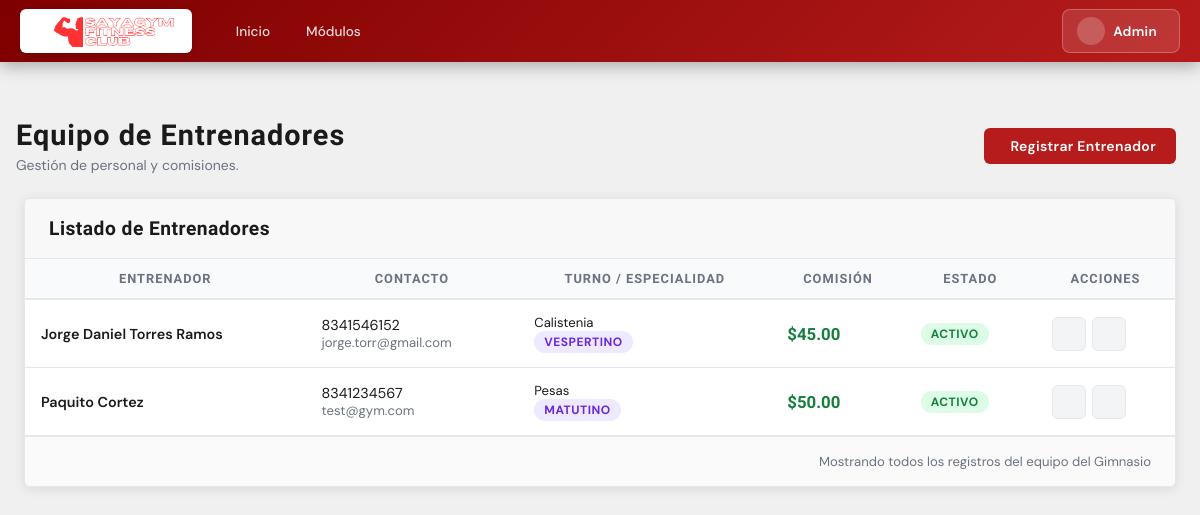
/primeraparte/entrenadores.php, run on an earlier commit of the app's database.
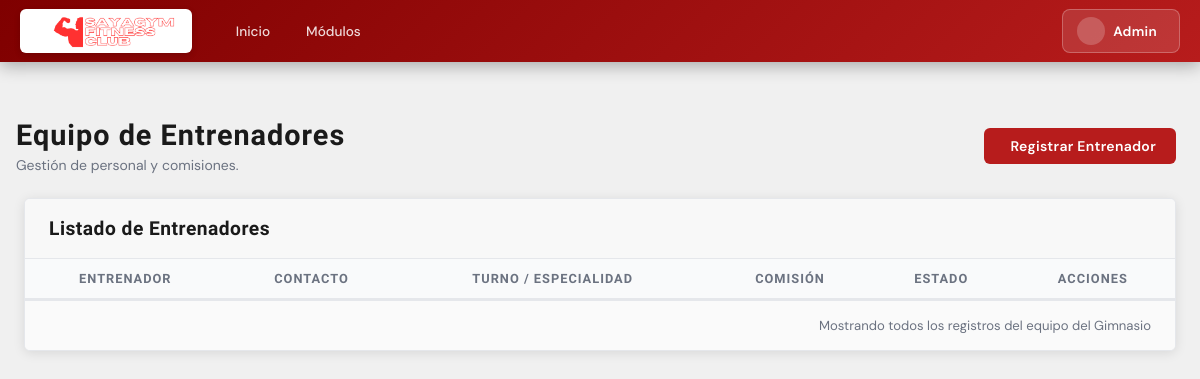
And on a later commit of the database.
### tables this page shows
CREATE TABLE `entrenadores` (
  `id_entrenador` int(11) NOT NULL,
  `nombre` varchar(100) NOT NULL,
  `especialidad` varchar(100) DEFAULT NULL,
  `telefono` varchar(20) DEFAULT NULL,
  `correo` varchar(100) DEFAULT NULL,
  `fecha_contratacion` date DEFAULT NULL,
  `tarifa_comision` decimal(10,2) DEFAULT 0.00,
  `turno` enum('Matutino','Vespertino','Completo') DEFAULT 'Completo',
  `estado` enum('activo','inactivo') DEFAULT 'activo'
);

### primeraparte/entrenadores.php (the view, shortened to what this page needs)
<?php
include 'config.php';
include 'header.php';
?>
<div class="page-wrapper">
  <div class="container-xl mt-4">
    <div class="row align-items-center mb-4">
      <div class="col">
        <h2 class="page-title">Equipo de Entrenadores</h2>
        <p class="page-subtitle">Gestión de personal y comisiones.</p>
      </div>
      <div class="col-auto">
        <a href="/Sayagym/primeraparte/nuevo_entrenador.php" class="btn btn-red">
          <i class="ti ti-plus"></i> Registrar Entrenador
        </a>
      </div>
    </div>
    <div class="card">
      <div class="card-header gray">
        <h3 class="card-title">Listado de Entrenadores</h3>
      </div>
      <div class="table-responsive">
        <table class="gym-table">
          <thead>
            <tr>
              <th>Entrenador</th>
              <th>Contacto</th>
              <th>Turno / Especialidad</th>
              <th>Comisión</th>
              <th>Estado</th>
              <th>Acciones</th>
            </tr>
          </thead>
          <tbody>
            <?php
$res = $conexion->query("SELECT * FROM entrenadores ORDER BY id_entrenador DESC");
while ($e = $res->fetch_assoc()) {
?>
            <tr>
              <td class="td-name"><?php echo $e['nombre']; ?></td>
              <td>
                <div><?php echo $e['telefono']; ?></div>
                <div class="td-muted"><?php echo $e['correo']; ?></div>
              </td>
              <td>
                <div class="small"><?php echo $e['especialidad']; ?></div>
                <span class="badge badge-purple"><?php echo $e['turno']; ?></span>
              </td>
              <td>
                <span class="fw-bold text-green font-oswald" style="font-size:1.05rem;">
                  $<?php echo number_format($e['tarifa_comision'], 2); ?>
                </span>
              </td>
              <td>
                <span class="badge <?php echo $e['estado'] == 'activo' ? 'badge-green' : 'badge-gray'; ?>">
                  <?php echo strtoupper($e['estado']); ?>
                </span>
              </td>
              <td>
                <div class="btn-list">
                  <a href="/Sayagym/primeraparte/editar_entrenador.php?id=<?php echo $e['id_entrenador']; ?>" class="btn btn-icon edit" title="Editar este registro">
                  </a>
                  <a href="/Sayagym/primeraparte/eliminar_entrenador.php?id=<?php echo $e['id_entrenador']; ?>"
                     class="btn btn-icon" title="Eliminar registro"
                     onclick="return confirm('¿Estás totalmente seguro de intentar eliminar a este entrenador definitivo?');">
                  </a>
                </div>
              </td>
            </tr>
            <?php
}
?>
          </tbody>
        </table>
      </div>
      <div class="card-footer d-flex align-items-center">
        <p class="m-0 text-muted small">Mostrando todos los registros del equipo del Gimnasio</p>
      </div>
    </div>
  </div>
</div>
<?php include 'footer.php'; ?>

What changed in the data, as far as the page shows it:
removed entrenadores: nombre "Jorge Daniel Torres Ramos", telefono "8341546152", correo "jorge.torr@gmail.com", especialidad "Calistenia", turno "VESPERTINO", tarifa_comision "45.00", estado "ACTIVO"
removed entrenadores: nombre "Paquito Cortez", telefono "8341234567", correo "test@gym.com", especialidad "Pesas", turno "MATUTINO", tarifa_comision "50.00", estado "ACTIVO"
